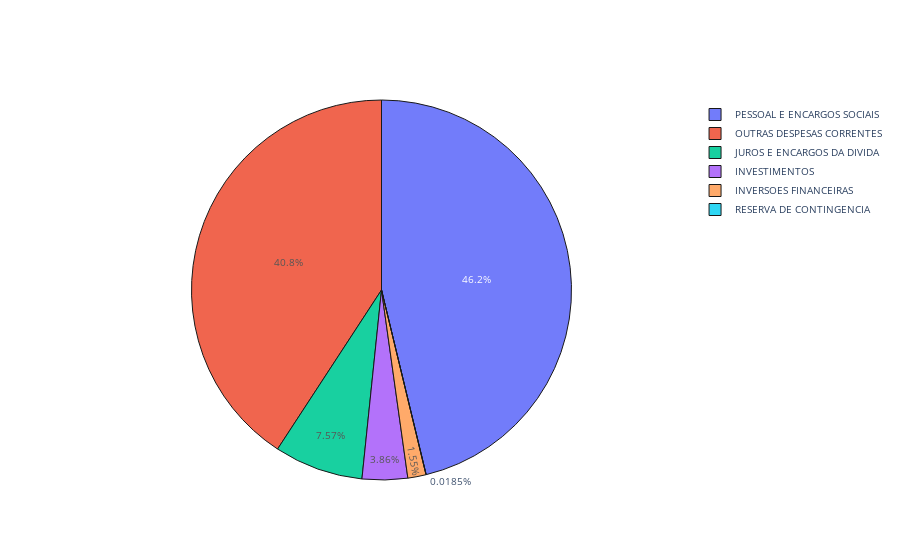

The notebook cell saved with this chart:
### Code cell
dd = df_ano.groupby(by='grupo', as_index=False).sum()
dd['valor'] = round(dd['valor']/10**9,2)
pie_plot(dd, label='grupo')

### Figure 1 — Plotly figure (JSON) as saved in the notebook; plotly's stock layout.template omitted (floating-point values rounded to 4 significant figures)
{"data": [{"hoverinfo": "label+percent+value", "labels": ["INVERSOES FINANCEIRAS", "INVESTIMENTOS", "JUROS E ENCARGOS DA DIVIDA", "OUTRAS DESPESAS CORRENTES", "PESSOAL E ENCARGOS SOCIAIS", "RESERVA DE CONTINGENCIA"], "marker": {"line": {"color": "#000000", "width": 1}}, "opacity": 0.9, "textinfo": "percent", "textposition": "auto", "type": "pie", "values": [4.17, 10.41, 20.42, 110.0, 124.7, 0.05]}], "layout": {"autosize": true, "font": {"size": 10}}}
